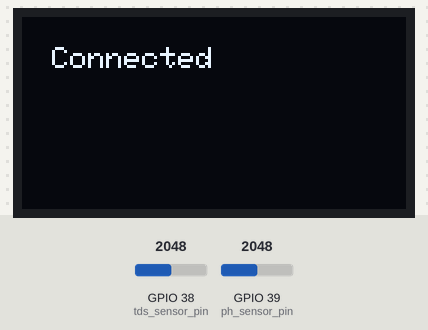
This sketch was run on a simulated ESP32. Parts: 128×64 one-colour display. The test bench sets the inputs (shaded band); at power-on: GPIO 38 (tds_sensor_pin) = 2048, GPIO 39 (ph_sensor_pin) = 2048 (analog values on the 0–4095 scale). WiFi joins after 1.5 s; servers stay silent unless stated; not simulated (calls return 0 or success): secrets.h; what the sketch prints to the serial monitor is not drawn.

Above: at 7.26 s.

The sketch:

SeniorDesign26.ino
```cpp
/*

Description:  This code is for 2025-2026 Hydroponic Senior Design Project.
              The code measures PH and TDS and outputs the reading on display
              and uploads reading to Thingspeak for long term reading

Editor: Christopher Adams

Date: 04/19/26

Note: This code is for the basic operation of reading PH and TDS and uploading to
      Thingspeak. There are commented out sections not critical to basic operation
      and require additional parts

      In order for the code to work correctly, you must include Wifi SSD, WIFI Password
      Thingspeak Channel ID and Thingspeak Write API

*/

#include <WiFiClientSecure.h>
#include "secrets.h"
#include "ThingSpeak.h"     // Always include thingspeak header file after other header files and custom macros
#include <Adafruit_GFX.h>   // For 128x64 Display ID:0x3C
#include <Adafruit_SSD1306.h> // |    |     |     |     |
#include <PS2Keyboard.h>  //For PS/2 Keyboard
#include <LiquidCrystal_I2C.h>  //For 16x2 Display ID:0x27
#include <Wire.h>

#define ph_sensor_pin A3
#define tds_sensor_pin A2
#define vref 3.3
#define offset 0
//#define TS_ENABLE_SSL
#define SCREEN_WIDTH 128
#define SCREEN_HEIGHT 64


const float v7 = 2.16;  //Voltage at PH of 7
const float v4 = 2.43;  //Voltage at PH of 4
const float slope = (v4 - v7)/(4.0 - 7.0);  //Slope for PH equation
float avgVoltage = 0, temperature = 25, tdsValue = 0;

int analogBufferIndex = 0, copyIndex = 0;
unsigned long int ph_avgValue, tds_avgValue;
int keyIndex = 0; // your network key Index number (needed only for WEP)
const int DataPin = D5;
const int IRQpin =  D6;
int cur = 0;

char lcdBuffer[32];
char wificheck = 'z';
char ssid[] = SECRET_SSID;   // your network SSID (name)
char pass[] = SECRET_PASS;   // your network password
const char * myWriteAPIKey = SECRET_WRITE_APIKEY;

unsigned long myChannelNumber = SECRET_CH_ID;

WiFiClient  client;
String myStatus = "";
PS2Keyboard keyboard;
LiquidCrystal_I2C  lcd(0x27, 16, 2);
Adafruit_SSD1306 display(SCREEN_WIDTH, SCREEN_HEIGHT, &Wire, -1);


void setup() {
  Serial.begin(115200);
  delay(2000);

  analogReadResolution(12);
  analogSetAttenuation(ADC_11db);

  pinMode(ph_sensor_pin, INPUT);
  pinMode(tds_sensor_pin, INPUT);

  /*
  pinMode(DataPin, INPUT_PULLUP);
  pinMode(IRQpin, INPUT_PULLUP);

  keyboard.begin(DataPin, IRQpin);
  display.begin(SSD1306_SWITCHCAPVCC, 0x3c);

  lcd.init();
  lcd.backlight();
  lcd.setCursor(0,0);
  lcd.print("Keyboard Ready!");
  delay(2000);
  lcd.clear();
  memset(lcdBuffer, 0, sizeof(lcdBuffer));
  */

  while (!Serial) {
    ;
  }


  WiFi.mode(WIFI_STA);
  ThingSpeak.begin(client);  // Initialize ThingSpeak
  //client.setInsecure(); // Needed for ESP8266/ESP32 SSL connection
}

void loop() {

  /*
   while(wificheck == 'z') {
    lcd.setCursor(0,0);
    lcd.print("a: New | b: Old ");

    if (keyboard.available()) {
      char c = keyboard.read(); // NEW READ INSIDE THE LOOP
      if (c == 'a') {
        wificheck = 'a';
        lcd.clear();
        Serial.println("Selected Mode A");
      }
      else if (c == 'b') {
        wificheck = 'b';
        lcd.clear();
        Serial.println("Selected Mode B");
      }
    }
    yield(); // Keeps the ESP32 background tasks (WiFi) alive
  }
  */

  // Connect or reconnect to WiFi
  if(WiFi.status() != WL_CONNECTED){
    Serial.print("Attempting to connect to SSID: ");

    //Displays connecting status when not connected to Serial Monitor
    display.clearDisplay();
    display.setTextSize(1);
    display.setTextColor(WHITE);
    display.setCursor(10, 10);
    display.println("Connecting");
    display.display();
    Serial.println(SECRET_SSID);

    while(WiFi.status() != WL_CONNECTED){
      WiFi.begin(ssid, pass);  // Connect to WPA/WPA2 network.
      Serial.print(".");
      delay(5000);
    }
    Serial.println("\nConnected.");

    display.clearDisplay();
    display.setTextSize(1);
    display.setTextColor(WHITE);
    display.setCursor(10, 10);
    display.println("Connected");
    display.display();
    Serial.println(SECRET_SSID);
  }

  // --- 1. pH SENSOR READING (Corrected) ---
  int buf[30];
  for(int i=0; i<30; i++){ //Get 30 sample values
    buf[i]=analogRead(ph_sensor_pin);
    Serial.println(buf[i]);
    delay(10);
  }
  for(int i=0; i<29; i++){ //sort the analog from small to large
    for(int j=i+1; j<30; j++){
      if(buf[i]>buf[j]){
        int temp=buf[i];
        buf[i]=buf[j];
        buf[j]=temp;
      }
    }
  }

  ph_avgValue=0;
  for(int i=10; i<20; i++){ //take the average value of 10 center samples
    ph_avgValue+=buf[i];
  }

  ph_avgValue /= 10;

   // <-- FIX: Use VREF (3.3V) and 4095.0 (for 12-bit ADC on ESP32)
  float phVoltage = ((float)ph_avgValue * vref / 4095.0);
  Serial.println(phVoltage);
  float phValue = 7.0 + ((phVoltage - v7) / slope); //convert the voltage into pH

  // --- 2. TDS SENSOR READING (Simplified to prevent crash) ---
  int tdsBuffer[10];
  for (int i = 0; i < 10; i++) {
    tdsBuffer[i] = analogRead(tds_sensor_pin);
    delay(10);
  }

  // Get average of 10 samples
  tds_avgValue = 0;
  for (int i = 0; i < 10; i++) {
    tds_avgValue += tdsBuffer[i];
  }
  tds_avgValue /= 10;

   // <-- FIX: Use VREF (3.3V) and 4095.0 (for 12-bit ADC on ESP32)
  avgVoltage = tds_avgValue * (float)vref / 4095.0;
  float compensationCoefficient = 1.0 + 0.02 * (temperature - 25.0);
  float compensationVolatge = avgVoltage / compensationCoefficient;
  tdsValue = (133.42 * compensationVolatge * compensationVolatge * compensationVolatge - 255.86 * compensationVolatge * compensationVolatge + 857.39 * compensationVolatge) * 0.5;

  // Print values to Serial Monitor
  Serial.print("TDSValue:");
  Serial.print(tdsValue, 0);
  Serial.println("ppm");
  Serial.print(" pH:");
  Serial.print(phValue,2);
  Serial.println("");

  // --- 3. SEND TO THINGSPEAK AND OUTPUT TO DISPLAY ---

  ThingSpeak.setField(1, phValue);
  ThingSpeak.setField(2, tdsValue);
  String output = "Ph: " + String(phValue) + "\n\n" + "Tds: " + String(tdsValue);

  //Displays PH and TDS locally while not connected to Serial Monitor
  display.clearDisplay();
  display.setTextSize(2);
  display.setTextColor(WHITE);
  display.setCursor(10, 10);
  display.println(output);
  display.display();

  // Set a status message
  if(phValue > tdsValue){
    myStatus = String("field1 is greater than field2");
  }
  else if(phValue < tdsValue){
    myStatus = String("field1 is less than field2");
  }
  else{
    myStatus = String("field1 equals field2");
  }

  ThingSpeak.setStatus(myStatus);

  // Write to the ThingSpeak channel
  int x = ThingSpeak.writeFields(myChannelNumber, myWriteAPIKey);
  if(x == 200){
    Serial.println("Channel update successful.");
  }
  else{
    Serial.println("Problem updating channel. HTTP error code " + String(x));
  }
  delay(20000); // Wait 20 seconds to update the channel again
}
```

Measured:
- what the display in image 0 shows lasts 0.4 s, from 7.1 s to 7.5 s
